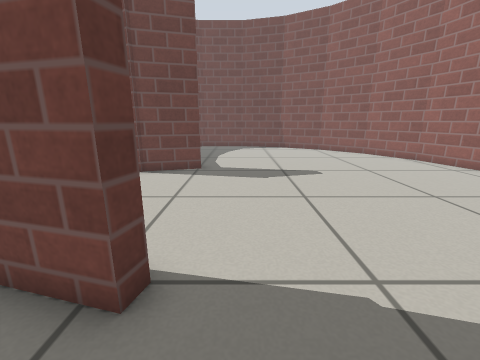
View 1 (above)

13 first-person views from a walk through a world built for the Gazebo simulator. The camera is 0.57 m above the floor, tilts 14° down and sees 90° across. The floor is counted in squares, 0.25 m on a side. Each view is taken from the middle of a square. On the plan, view 1 faces up. The plan holds only what a view shows up to about 16 squares ahead; the rest is blank. The robots in the file are not drawn. Simple patterns stand in for the simulator's built-in surfaces.

View 2
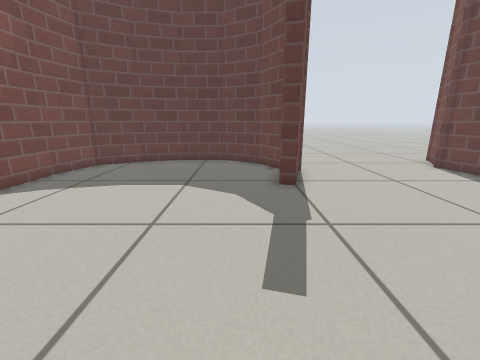

View 3
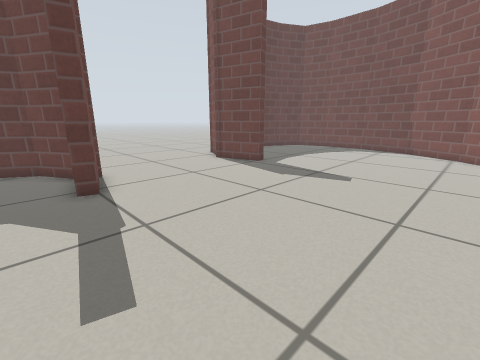

View 4
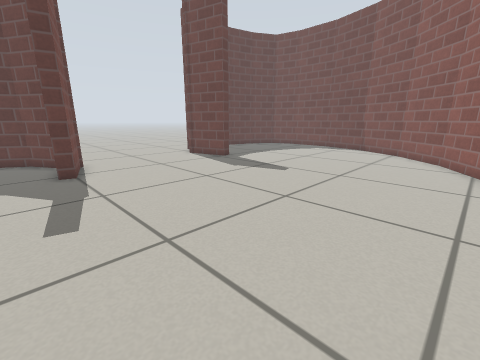

View 5
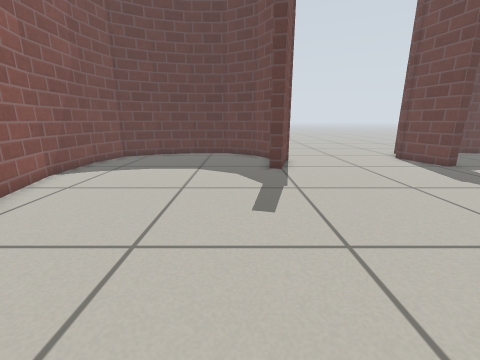

View 6
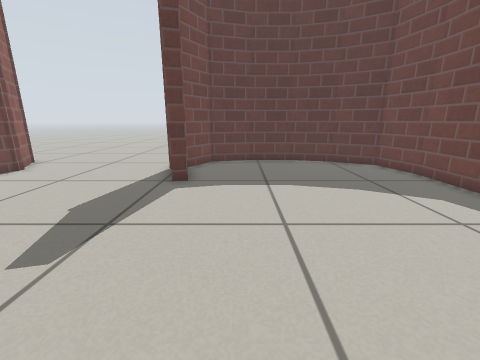

View 7
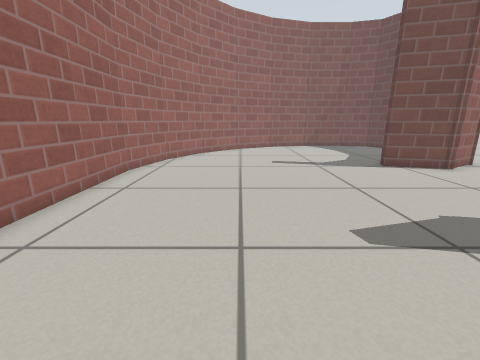

View 8
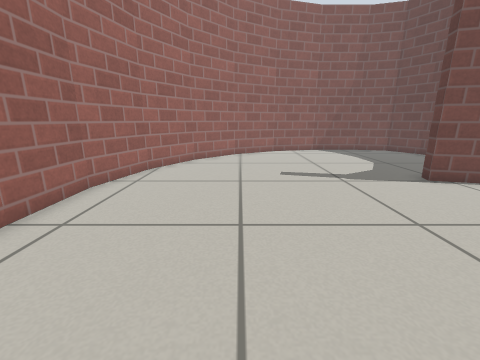

View 9
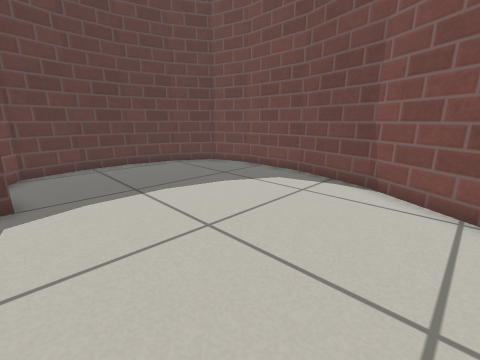

View 10
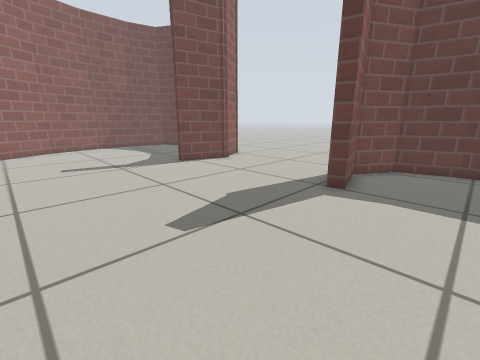

View 11
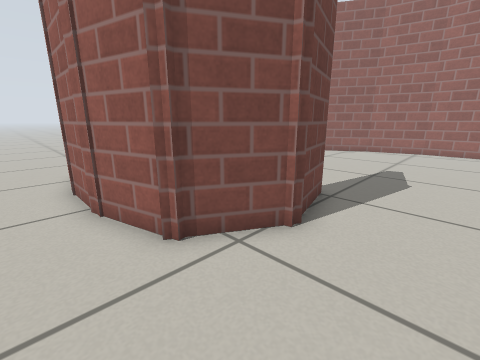

View 12
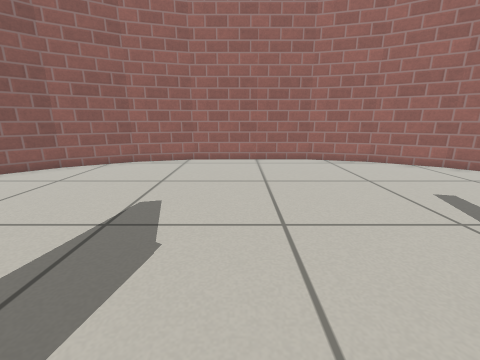

View 13
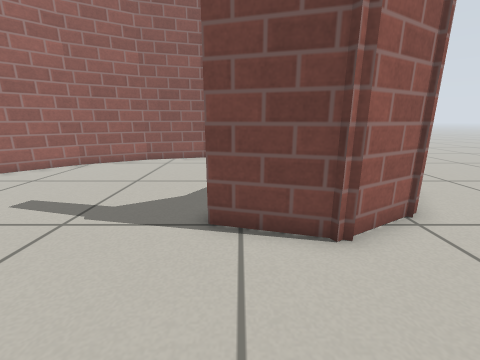

### Floor plan
Points are (right, up) in squares from view 1. A wall is a line through its corners. A room is listed if a view was taken in it or the views show most of it. See-through windows are left out.
Room 1 (views 1, 2, 3, 4, 5, 6, 7, 8, 9, 10, 11, 12, 13)
walls: (-4.4, 10.5) (-6.9, 12) (-7.6, 14.7); (-4.3, 3.8) (-1.3, 3) (-1.4, 2.4) (-3.4, 2.9); (-4.2, 2.9) (-5.8, 2) (-6.9, 0.1) (-6.9, -2.3); (-6.5, 2.3) (-3.8, 3.9); (-7, 14.6) (-6.4, 12.4) (-4.5, 11.3) (-2, 12) (-1.9, 11.4) (-4.9, 10.6); (-7.6, 14.1) (-7.6, 17.2); (-7, 17) (-7, 14.5); (11.2, 10.6) (10.3, 14); (10.4, 13.8) (8.6, 16.9); (11.2, 3.9) (11.2, 10.7); (8.7, 16.7) (6.3, 19.2); (-7, -2.2) (-6.3, -4.5); (10.3, 0.7) (11.2, 4); (6.3, 19.1) (3.4, 20.8); (-6.3, 19.2) (-7, 16.8); (3.5, 20.8) (0.2, 21.7); (8.6, -2.2) (10.4, 0.8); (0.3, 21.6) (-3.2, 21.6); (-6.4, -4.4) (-5.2, -6.4) (-3, -7); (6.3, -4.5) (8.7, -2.1); (-3, 21.7) (-5.2, 21.1) (-6.4, 19.1); (3.3, -6.2) (6.4, -4.4); (0.1, -7) (3.5, -6.1); (-3.1, -7) (0.4, -7)
ways out: opening at (-8.5, 1.5); opening at (-8, 20)

Where each view was taken, in squares from view 1:
view 1: 0 up, 0 right, facing up
view 2: 1 up, 7 right, facing left
view 3: 1 up, 7 right, facing up-left
view 4: 1 up, 10 right, facing up-left
view 5: 1 up, 10 right, facing left
view 6: 14 up, 7 right, facing left
view 7: 15 up, 6 right, facing down
view 8: 12 up, 6 right, facing down
view 9: 12 up, 6 right, facing up-left
view 10: 15 up, 6 right, facing down-left
view 11: 8 up, 9 left, facing up-right
view 12: 8 up, 3 left, facing right
view 13: 8 up, 2 left, facing down
